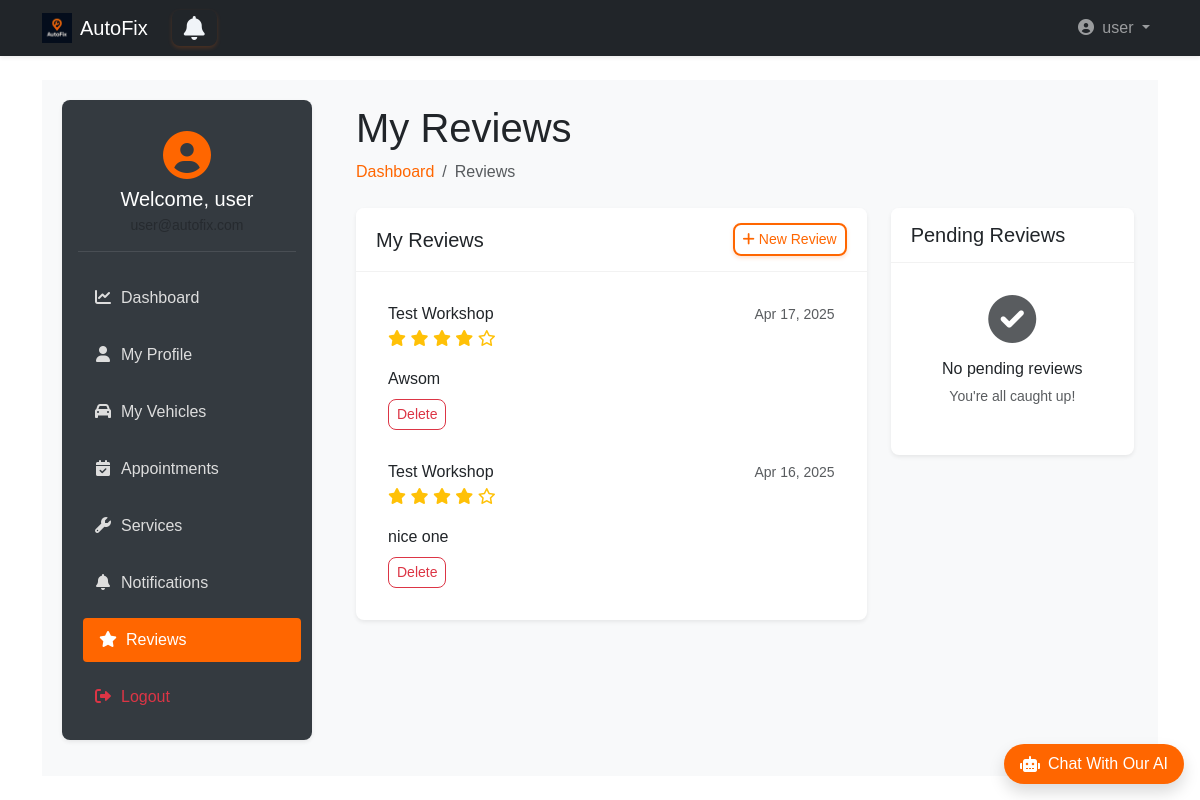
Screenshot of /user_dashboard/user/reviews (signed in) with the database file from the repository.
### accounts/models.py (models this page shows, shortened)
class User(AbstractUser):
    username = None
    email = models.EmailField(unique=True)
    phone = models.CharField(max_length=15, unique=True, blank=True)
    is_workshop_owner = models.BooleanField(default=False)
    address = models.ForeignKey(Address, on_delete=models.SET_NULL, null=True, blank=True)
    objects = UserManager()
    USERNAME_FIELD = 'email'
    REQUIRED_FIELDS = ['first_name', 'last_name']  # names required for registration
    def get_short_name(self):
        return self.first_name

### reviews/models.py (models this page shows, shortened)
class Review(models.Model):
    user = models.ForeignKey(User, on_delete=models.CASCADE)
    workshop = models.ForeignKey(Workshop, on_delete=models.CASCADE)
    service = models.ForeignKey(Service, on_delete=models.CASCADE)
    rating = models.IntegerField(choices=[(i, i) for i in range(1, 6)])
    comment = models.TextField()
    response = models.TextField(null=True)
    created_at = models.DateTimeField(auto_now_add=True)
    objects = ReviewManager()
    class Meta:
        unique_together = ('user', 'workshop', 'service') #Prevents Multiple Reviews
        ordering = ['-created_at']

### workshops/models.py (models this page shows, shortened)
class Workshop(models.Model):
    name = models.CharField(max_length=255)
    address = models.ForeignKey(Address, on_delete=models.CASCADE)
    phone = models.CharField(max_length=15)
    description = models.TextField(blank=True)
    image = models.ImageField(upload_to='workshops_images/', null=True, blank=True)
    owner = models.OneToOneField(User, on_delete=models.CASCADE, related_name="workshop", null=True)

### user_dashboard/views.py (the view)
# urls.py: path('user/reviews', views.reviews, name='reviews'),
def reviews(request):
    if not request.user.is_authenticated and not (request.user.is_workshop_owner or request.user.is_superuser):
        return redirect('landing:main')
    reviews = Review.objects.filter(user = request.user.id)
    if request.headers.get('x-requested-with') == 'XMLHttpRequest' and 'workshop_id' in request.GET:
        workshop_id = request.GET.get('workshop_id')
        services = Service.objects.filter(workshop_id=workshop_id).values('id', 'name')
        return JsonResponse({'services': list(services)})
    workshops = Workshop.objects.all()
    return render(request, 'user_dashboard/reviews.html', {'workshops': workshops,'reviews':reviews})

### templates/user_dashboard/reviews.html (shortened to what this page needs)
{% extends 'base2.html' %}
{% load static bootstrap5 %}
{% block extra_css %}
<link rel="stylesheet" href="{% static 'css/user_dashboard.css' %}">
{% endblock %}
{% block content %}
<div class="wrapper d-flex">
    <aside class="sidebar p-3 shadow-sm">
        <div class="user-profile mb-4 text-center">
            <div class="avatar mb-2">
                <i class="fas fa-user-circle fa-3x"></i>
            </div>
            <h5 class="welcome mb-1">Welcome, {{ user.get_short_name }}</h5>
            <small class="text-muted">{{ user.email }}</small>
        </div>
        <nav class="menu d-flex flex-column gap-2">
            <a href="{% url 'user_dashboard:dashboard' %}">
                <i class="fas fa-chart-line me-2"></i>Dashboard
            </a>
            <a href="{% url 'user_dashboard:profile' %}">
                <i class="fas fa-user me-2"></i>My Profile
            </a>
            <a href="{% url 'user_dashboard:vehicles' %}">
                <i class="fas fa-car me-2"></i>My Vehicles
            </a>
            <a href="{% url 'user_dashboard:appointments' %}">
                <i class="fas fa-calendar-check me-2"></i>Appointments
            </a>
            <a href="{% url 'user_dashboard:services' %}">
                <i class="fas fa-wrench me-2"></i>Services
            </a>
            <a href="{% url 'user_dashboard:notifications' %}">
                <i class="fas fa-bell me-2"></i>Notifications
            </a>
            <a href="{% url 'user_dashboard:reviews' %}" class="active-link">
                <i class="fas fa-star me-2"></i>Reviews
            </a>
            <a href="{% url 'accounts:logout' %}" class="text-danger">
                <i class="fas fa-sign-out-alt me-2"></i>Logout
            </a>
        </nav>
    </aside>
    <main class="main-content flex-grow-1 p-4">
        <div class="dashboard-header mb-4">
            <h1>My Reviews</h1>
            <nav aria-label="breadcrumb">
                <ol class="breadcrumb">
                    <li class="breadcrumb-item"><a class="text-decoration-none" style="color: #ff6600;"
                        href="{% url 'user_dashboard:dashboard' %}">Dashboard</a></li>
                    <li class="breadcrumb-item active" aria-current="page">Reviews</li>
                </ol>
            </nav>
        </div>
        <div class="row">
            <div class="col-lg-8">
                <div class="card shadow-sm mb-4">
                    <div class="card-header bg-white d-flex justify-content-between align-items-center">
                        <h5 class="mb-0">My Reviews</h5>
                        <button class="btn btn-sm btn-outline-primary" data-bs-toggle="modal" data-bs-target="#newReviewModal">
                            <i class="fas fa-plus me-1"></i>New Review
                        </button>
                    </div>
                    <div class="card-body">
                        {% if reviews %}
                            <div class="list-group">
                                {% for review in reviews %}
                                <div class="list-group-item border-0 py-3">
                                    <div class="d-flex justify-content-between align-items-start mb-2">
                                        <div>
                                            <h6 class="mb-1">{{ review.workshop.name }}</h6>
                                            <div class="star-rating mb-2">
                                                {% for i in "12345" %}
                                                    {% if forloop.counter <= review.rating %}
                                                        <i class="fas fa-star text-warning"></i>
                                                    {% else %}
                                                        <i class="far fa-star text-warning"></i>
                                                    {% endif %}
                                                {% endfor %}
                                            </div>
                                        </div>
                                        <small class="text-muted">{{ review.created_at|date:"M d, Y" }}</small>
                                    </div>
                                    <p class="mb-2">{{ review.comment }}</p>
                                    <div class="d-flex">
                                        <button class="btn btn-sm btn-outline-danger delete-review-btn" data-id="{{ review.id }}">Delete</button>
                                    </div>
                                </div>
                                {% endfor %}
                            </div>
                        {% endif %}
                    </div>
                </div>
            </div>
            <div class="col-lg-4">
                <div class="card shadow-sm">
                    <div class="card-header bg-white">
                        <h5 class="mb-0">Pending Reviews</h5>
                    </div>
                    <div class="card-body">
                        {% if pending_reviews %}
                            <div class="list-group">
                                {% for appointment in pending_reviews %}
                                <div class="list-group-item border-0 py-3">
                                    <h6 class="mb-1">{{ appointment.workshop.name }}</h6>
                                    <small class="text-muted d-block mb-2">Service: {{ appointment.service.name }}</small>
                                    <small class="text-muted d-block mb-2">Date: {{ appointment.appointment_date|date:"M d, Y" }}</small>
                                    <button class="btn btn-sm btn-warning w-100">Write Review</button>
                                </div>
                                {% endfor %}
                            </div>
                        {% else %}
                            <div class="text-center py-3">
                                <i class="fas fa-check-circle fa-3x text-muted mb-3"></i>
                                <h6>No pending reviews</h6>
                                <p class="text-muted small">You're all caught up!</p>
                            </div>
                        {% endif %}
                    </div>
                </div>
            </div>
        </div>
    </main>
</div>
{% endblock %}

### templates/base2.html (shortened to what this page needs)
{% load static bootstrap5 %}
{% bootstrap_css %}
<!DOCTYPE html>
<html lang="en" dir="{% if LANGUAGE_CODE == 'ar' %}rtl{% else %}ltr{% endif %}">
<head>
    <link rel="stylesheet" href="https://cdnjs.cloudflare.com/ajax/libs/font-awesome/6.4.0/css/all.min.css">
    <link rel="stylesheet" href="{% static 'css/style.css' %}">
    <link rel="stylesheet" href="{% static 'css/ai_style.css' %}">
    {% block extra_css %}
    {% endblock %}
</head>
<body class="d-flex flex-column min-vh-100">
<nav class="navbar navbar-expand-lg navbar-dark bg-dark shadow-sm">
    <div class="container">
        <a class="navbar-brand d-flex align-items-center gap-2" href="{% if user.is_authenticated %}{% url 'landing:dashboard' %}{% else %}{% url 'landing:main' %}{% endif %}">
            <img src="{% static 'img/dark_logo.png' %}" alt="AutoFix" width="30" height="30">
            AutoFix
        </a>
        <a {% if request.user.is_workshop_owner %} href="{% url 'owner_dashboard:notifications' %}"
            {% elif request.user.is_superuser %} href="{% url 'admin_dashboard:notifications' %}"
            {% else %} href="{% url 'user_dashboard:notifications' %}" {% endif %}
            id="notifications-btn" class="btn btn-outline-primary position-relative mx-2">
             <i class="fa fa-bell"></i>
       </a>
        <div class="collapse navbar-collapse" id="navbarMain">
            <ul class="navbar-nav ms-auto">
                {% if user.is_authenticated %}
                    <li class="nav-item dropdown">
                        <a class="nav-link dropdown-toggle" href="#" role="button" data-bs-toggle="dropdown">
                            <i class="fas fa-user-circle me-1"></i> {{ user.get_short_name }}
                        </a>
                    </li>
                {% endif %}
            </ul>
        </div>
    </div>
</nav>
<main class="flex-grow-1 py-4">
    <div class="container">
        {% block content %}
        {% endblock %}
    </div>
</main>
<div id="chat-container" class="position-fixed bottom-0 end-0 mb-3 me-3" style="z-index: 1000;">
    <div id="chat-bubble" class="bg-orange text-white rounded-pill shadow cursor-pointer d-flex align-items-center">
        <div class="d-flex align-items-center px-3 py-2">
            <i class="fas fa-robot me-2"></i>
            <p class="mb-0 fw-medium">Chat With Our AI</p>
        </div>
    </div>
</div>
<link rel="stylesheet" href="https://cdnjs.cloudflare.com/ajax/libs/font-awesome/6.0.0/css/all.min.css">
</body>
</html>

### static/css/style.css (style rules this page uses)
* { margin: 0; padding: 0; box-sizing: border-box; }
body, html { width: 100%; height: 100%; font-family: sans-serif; }
.wrapper { display: flex; height: 100%; }
.sidebar { width: 250px; background: #0d1b2a; color: #e0e1dd; display: flex; flex-direction: column; transition: width 0.3s; }
.menu { list-style: none; flex-grow: 1; }
#notifications-btn { background: none; border: none; font-size: 24px; cursor: pointer; position: relative; }
#notifications-btn .fa-bell { color: #f0f4f8; transition: color 0.3s; }

### static/css/ai_style.css (style rules this page uses)
.bg-orange { background-color: #ff6600 !important; }

### static/css/user_dashboard.css (style rules this page uses)
.wrapper { display: flex; min-height: 80vh; background-color: #f8f9fa; }
.sidebar { width: 250px; background-color: #343a40; color: #fff; border-radius: 8px; position: sticky; top: 20px; height: fit-content; margin: 20px; box-shadow: 0 2px 10px rgba(0, 0, 0, 0.08); }
.sidebar .menu a { color: #ddd; padding: 10px 15px; display: block; border-radius: 4px; transition: all 0.3s; text-decoration: none; margin-bottom: 5px; }
.sidebar .menu a:hover, .sidebar .menu .active-link { background-color: #ff6600; color: #fff; transform: translateX(5px); }
.sidebar .menu a i { width: 20px; text-align: center; }
.main-content { flex-grow: 1; padding: 20px; }
.user-profile { padding: 15px 0; border-bottom: 1px solid rgba(255,255,255,0.1); text-align: center; }
.user-profile .avatar { color: #ff6600; }
.user-profile .welcome { margin-bottom: 5px; font-weight: 500; }
.card { border: none; border-radius: 8px; box-shadow: 0 2px 10px rgba(0, 0, 0, 0.08); transition: all 0.3s; margin-bottom: 20px; }
.card-header { background-color: white; border-bottom: 1px solid rgba(0,0,0,0.05); padding: 15px 20px; border-radius: 8px 8px 0 0 !important; }
.btn { border-radius: 8px; font-weight: 500; transition: all 0.3s ease-in-out; }
.btn.btn-outline-primary { border: 2px solid #ff6600; color: #ff6600; background-color: transparent; box-shadow: 0 2px 4px rgba(255, 102, 0, 0.2); }
.bg-white { background-color: white !important; }

### rows the page displays
User: get_short_name "user"
Review: workshop.name "Test Workshop", rating 4 (drawn), created_at "Apr 17, 2025", comment "Awsom"
Review: workshop.name "Test Workshop", rating 4 (drawn), created_at "Apr 16, 2025", comment "nice one"
